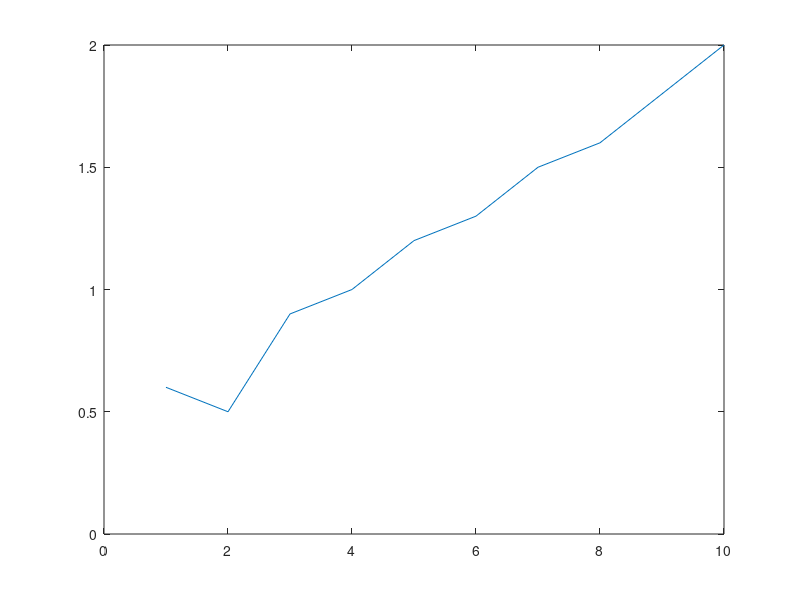
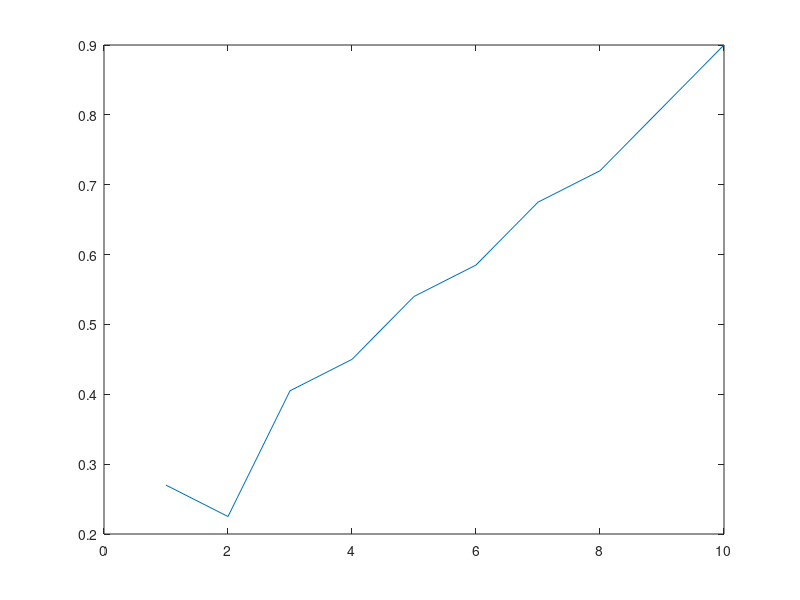

These charts were generated, in order, by the following MATLAB code:
clc;
clear all;
close all;
input_data = load('input_data.txt');
irr_data = load('iir_data.txt');
plot(input_data);
hold on;
figure
plot(irr_data);